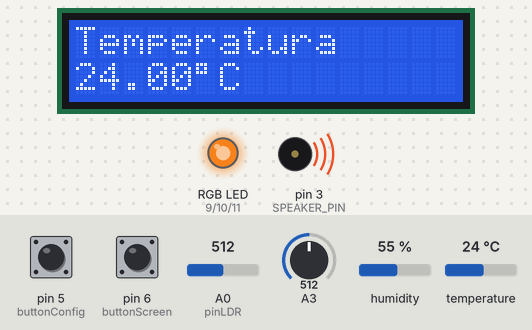
This sketch was run on a simulated Arduino Uno, built with avr-gcc and run on an emulated ATmega328P. Parts: 16×2 character LCD, an RGB LED mixed from three pins (HIGH = lit), buzzer (waves = sounding). The test bench sets the inputs (shaded band); at power-on: pin 6 (buttonScreen) HIGH, pin 5 (buttonConfig) HIGH, A0 (pinLDR) = 512, A3 = 512, humidity 55 %, temperature 24 °C. The local clock reads 2024-03-15 10:24:30 at power-on unless the sketch sets it; EEPROM starts erased; what the sketch prints to the serial monitor is not drawn.

Above: at 18.2 s.
18.3 s: pin 6 (buttonScreen) pulled LOW for 0.15 s
At 19.2 s:
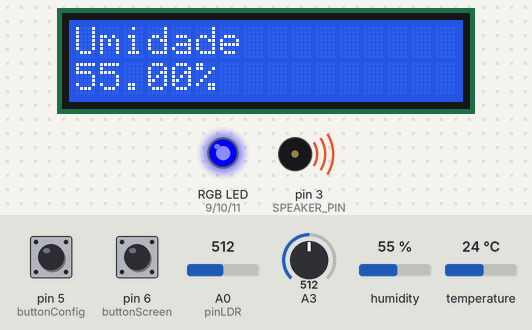
19.9 s: pin 6 (buttonScreen) pulled LOW for 1 s
At 21.5 s:
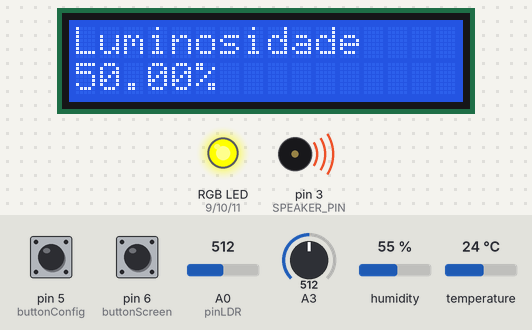
22.4 s: pin 5 (buttonConfig) pulled LOW for 0.15 s
24.0 s: pin 6 (buttonScreen) pulled LOW for 0.15 s
At 25.0 s:
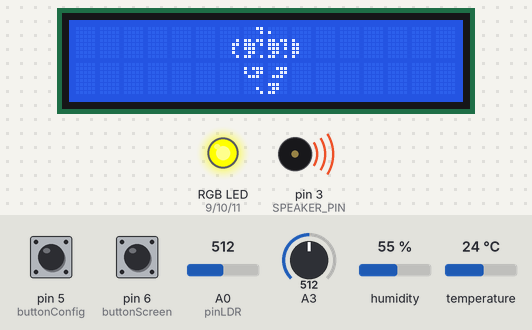
25.7 s: pin 5 (buttonConfig) pulled LOW for 1 s
At 27.5 s:
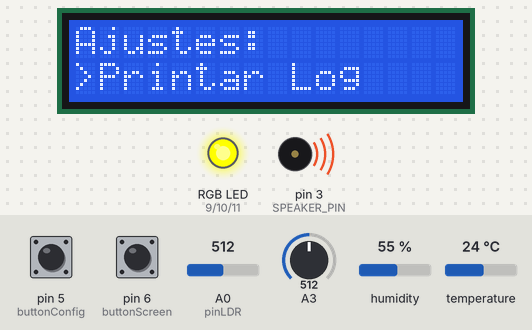
30.3 s: pin 5 (buttonConfig) pulled LOW for 3.2 s
At 35.64 s:
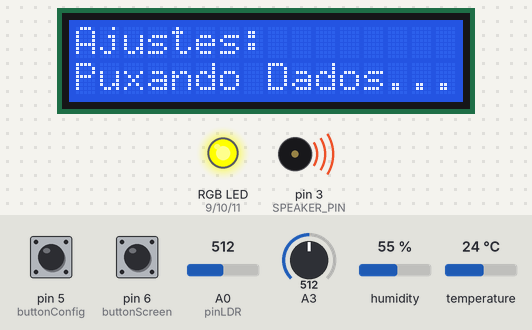
Timing chart, 0 to 37.1 s (numbered marks = the images above; inputs shaded):
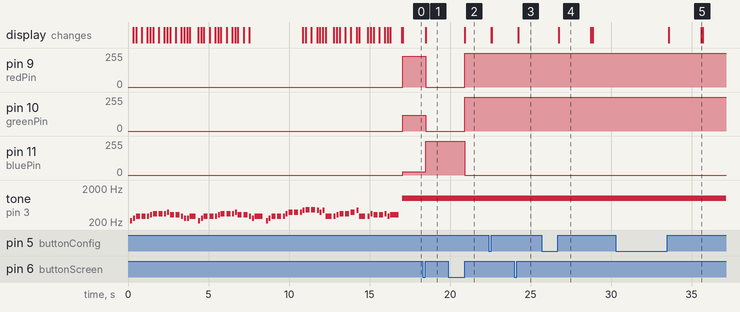

The sketch:

SourceCode.ino
```cpp
#include <Wire.h>
#include <LiquidCrystal_I2C.h>
#include "RTClib.h"
#include <DHT.h>
#include <EEPROM.h>
#include "pitches.h"

// Definir se o código está sendo executado em um sistema real (1) ou no simulador (0)
#define IS_REAL_SYSTEM 0

#define col 16     // Número de colunas do display
#define lin 2      // Número de linhas do display
#define ende 0x27  // Endereço do display

#define DHTPIN 7  // Pino do sensor DHT
#if IS_REAL_SYSTEM
#define DHTTYPE DHT11  // Tipo de sensor DHT para versão real
RTC_DS3231 rtc;        // RTC para sistema real
#else
#define DHTTYPE DHT22  // Tipo de sensor DHT para versão Wokwi
RTC_DS1307 rtc;                    // RTC para simulador Wokwi
#endif

#define SPEAKER_PIN 3  // Pino do Buzzer

DHT dht(DHTPIN, DHTTYPE);  // Inicializa o sensor DHT

// Array de dias da semana, embora não seja utilizado mais no código
char daysOfTheWeek[7][12] = { "Domingo", "Segunda", "Terça", "Quarta", "Quinta", "Sexta", "Sábado" };

LiquidCrystal_I2C lcd(ende, col, lin);  // Inicializa o display LCD

const int redPin = 9;        // Pino do LED vermelho
const int greenPin = 10;     // Pino do LED verde
const int bluePin = 11;      // Pino do LED azul
const int buttonScreen = 6;  // Pino do botão de tela
const int buttonConfig = 5;  // Pino do botão de configuração
const int pinLDR = A0;       // Pino do Photo-Resistor

// Parte Sonora:
int melodyPirate[] = {
  NOTE_A3, NOTE_C4, NOTE_D4, NOTE_D4, NOTE_D4, NOTE_E4, NOTE_F4, NOTE_F4, NOTE_F4, NOTE_G4, NOTE_E4, NOTE_E4, NOTE_D4, NOTE_C4, NOTE_C4, NOTE_D4,
  NOTE_A3, NOTE_C4, NOTE_D4, NOTE_D4, NOTE_D4, NOTE_E4, NOTE_F4, NOTE_F4, NOTE_F4, NOTE_G4, NOTE_E4, NOTE_E4, NOTE_D4, NOTE_C4, NOTE_D4,
  NOTE_A3, NOTE_C4, NOTE_D4, NOTE_D4, NOTE_D4, NOTE_F4, NOTE_G4, NOTE_G4, NOTE_G4, NOTE_A4, NOTE_AS4, NOTE_AS4, NOTE_A4, NOTE_G4, NOTE_A4, NOTE_D4,
  NOTE_D4, NOTE_E4, NOTE_F4, NOTE_F4, NOTE_G4, NOTE_A4, NOTE_D4, NOTE_D4, NOTE_F4, NOTE_E4, NOTE_E4, NOTE_F4, NOTE_D4, NOTE_E4
};

float noteDurationsPirate[] = {
  2, 2, 1, 1, 2, 2, 1, 1, 2, 2, 1, 1, 2, 2, 2, 0.67, 2, 2, 1, 1, 2, 2, 1, 1, 2, 2, 1, 1, 2, 2,
  0.5, 2, 2, 1, 1, 2, 2, 1, 1, 2, 2, 1, 1, 2, 2, 2, 0.67, 2, 2, 1, 1, 1, 2, 0.67, 2, 2, 1, 1, 2, 2, 0.5
};

// Símbolo de graus Celsius:
byte degreesSymbol[8] = {
  0b11100,
  0b10100,
  0b11100,
  0b00000,
  0b00000,
  0b00000,
  0b00000,
  0b00000
};

// Função para definir a cor do LED RGB
void setColor(int red, int green, int blue) {
  analogWrite(redPin, red);
  analogWrite(greenPin, green);
  analogWrite(bluePin, blue);
}

// Função para simular a luminosidade
float fakeLuminosity() {
  int potValue = analogRead(A3);
  return map(potValue, 0, 1023, 0, 100);
}

int currentScreen;                        // Tela atual
int buttonScreenState = 0;                // Estado do botão de tela
int lastButtonScreenState = 0;            // Último estado do botão de tela
int buttonConfigState = 0;                // Estado do botão de configuração
int lastButtonConfigState = 0;            // Último estado do botão de configuração
bool configMode = false;                  // Modo de configuração
int tempUnit = 0;                         // Unidade de temperatura
int callLog = 0;                          // Chamada de log
unsigned long screenButtonPressTime = 0;  // Tempo de pressionamento do botão de tela
const int holdTime = 3000;                // Tempo necessário para ativar a tela 3 (3 segundos)

// Configuração do intervalo por millis()
unsigned long writeDelay = 0;
unsigned long logDelay = 0;
const long interval = 5000;  // Intervalo de 5 segundos

// Configurações da EEPROM
const int maxRecords = 64;                 // Máximo de registros
const int recordSize = 10;                 // Tamanho de cada registro em bytes
int startAddress = 0;                      // Endereço inicial
int endAddress = maxRecords * recordSize;  // Endereço final
int currentAddress = 0;                    // Endereço atual

int lastLoggedMinute = -1;  // Último minuto registrado

void setup() {
  currentScreen = 0;   // Inicializa a tela atual
  Serial.begin(9600);  // Inicializa a comunicação serial
  Serial.println("Sistema Inicializado!");

  pinMode(redPin, OUTPUT);                            // Define o pino do LED vermelho como saída
  pinMode(greenPin, OUTPUT);                          // Define o pino do LED verde como saída
  pinMode(bluePin, OUTPUT);                           // Define o pino do LED azul como saída
  pinMode(buttonScreen, INPUT_PULLUP);                // Define o pino do botão de tela como entrada com pull-up
  pinMode(buttonConfig, INPUT_PULLUP);                // Define o pino do botão de configuração como entrada com pull-up
  lastButtonScreenState = digitalRead(buttonScreen);  // Lê o estado inicial do botão de tela
  lastButtonConfigState = digitalRead(buttonConfig);  // Lê o estado inicial do botão de configuração

  dht.begin();  // Inicializa o sensor DHT

  if (!rtc.begin()) {  // Verifica se o RTC está presente
    Serial.println("RTC não encontrado");
    while (1);  // Se não encontrado, entra em loop infinito
  }
  rtc.adjust(DateTime(F(__DATE__), F(__TIME__)));  // Ajusta o RTC com a data e hora de compilação

  lcd.init();                      // Inicializa o display LCD
  lcd.backlight();                 // Liga a luz de fundo do display
  lcd.clear();                     // Limpa o display
  playMelodyPirateAndShipGoing();  // Toca a melodia inicial
  lcd.clear();                     // Limpa o display novamente
  EEPROM.begin();                  // Inicializa a EEPROM
}

void loop() {
  unsigned long currentMillis = millis();  // Obtém o tempo atual em milissegundos

  buttonScreenState = digitalRead(buttonScreen);  // Lê o estado do botão de tela
  buttonConfigState = digitalRead(buttonConfig);  // Lê o estado do botão de configuração

  float temp;                                  // Variável para armazenar a temperatura
  float temperatureC = dht.readTemperature();  // Lê a temperatura em Celsius do sensor DHT

  switch (tempUnit) {
    case 0:  // Celsius
      temp = temperatureC;
      break;
    case 1:  // Fahrenheit
      temp = (temperatureC * 1.8) + 32;
      break;
    case 2:  // Kelvin
      temp = temperatureC + 273.15;
      break;
    default:
      temp = NAN;  // Define como NaN (Not a Number) para indicar erro
      break;
  }

  float humid = dht.readHumidity();       // Lê a umidade do sensor DHT
  float luminosity = analogRead(pinLDR);  // Lê a luminosidade do Photo-Resistor

#if IS_REAL_SYSTEM
  float lumen = map(luminosity, 0, 512, 0, 100);  // Mapeia a luminosidade para um valor entre 0 e 100
#else
  float lumen = fakeLuminosity();  // Usa a função de luminosidade falsa no simulador
#endif

  // Definir a faixa de temperatura
  float minTemp = 15.0;      // Temperatura mínima
  float maxTemp = 25.0;      // Temperatura máxima
  float maxHumidity = 50;    // Umidade máxima
  float minHumidity = 30;    // Umidade mínima
  float maxLuminosity = 30;  // Luminosidade máxima

  DateTime now = rtc.now();  // Obtém a data e hora atual do RTC

  // Verifica se os valores estão fora dos limites definidos
  if (temperatureC < minTemp || temperatureC > maxTemp || humid < minHumidity || humid > maxHumidity || lumen > maxLuminosity) {
    if (currentMillis - writeDelay >= interval) {
      writeDelay = currentMillis;
      int tempCInt = (int)(temperatureC * 100);  // Converte a temperatura para inteiro
      int humidInt = (int)(humid * 100);         // Converte a umidade para inteiro
      int lumenInt = (int)(lumen * 100);         // Converte a luminosidade para inteiro

      EEPROM.put(currentAddress, now.unixtime());  // Armazena o timestamp na EEPROM
      EEPROM.put(currentAddress + 4, tempCInt);    // Armazena a temperatura na EEPROM
      EEPROM.put(currentAddress + 6, humidInt);    // Armazena a umidade na EEPROM
      EEPROM.put(currentAddress + 8, lumenInt);    // Armazena a luminosidade na EEPROM
      getNextAddress();                            // Obtém o próximo endereço para armazenamento
    }
    tone(SPEAKER_PIN, 1000, 500);  // Emite um som no buzzer
  }

  const int debounceDelay = 50;        // Tempo de debounce para os botões
  unsigned long lastDebounceTime = 0;  // Último tempo de debounce
  unsigned long configStartTime;       // Tempo de início da configuração
  int configEndTime = 2000;            // Tempo de fim da configuração

  // Verifica se o botão de tela foi pressionado
  if (buttonScreenState != lastButtonScreenState && buttonScreenState == HIGH) {
    if (millis() - lastDebounceTime > debounceDelay) {
      configMode = false;                       // Sai do modo de configuração
      lcd.clear();                              // Limpa o display
      currentScreen = (currentScreen + 1) % 4;  // Alterna entre as telas
      lastDebounceTime = millis();              // Atualiza o tempo de debounce
    }
  }
  lastButtonScreenState = buttonScreenState;  // Atualiza o estado do botão de tela

  // Verifica se o botão de configuração foi pressionado
  if (buttonConfigState != lastButtonConfigState && buttonConfigState == HIGH) {
    if (millis() - lastDebounceTime > debounceDelay) {
      lcd.clear();                  // Limpa o display
      lastDebounceTime = millis();  // Atualiza o tempo de debounce
      if (!configMode) {
        configMode = true;           // Entra no modo de configuração
        configStartTime = millis();  // Atualiza o tempo de início da configuração
      } else {
        configStartTime = millis();  // Atualiza o tempo de início da configuração
        switch (currentScreen) {
          case 0:
            tempUnit = (tempUnit > 1) ? 0 : tempUnit + 1;  // Alterna entre as unidades de temperatura
            break;
          case 3:
            callLog = (callLog > 0) ? 0 : callLog + 1;  // Alterna entre as opções de log
            break;
        }
      }
    }
  }

  lastButtonConfigState = buttonConfigState;  // Atualiza o estado do botão de configuração

  // Exibir a tela correspondente
  if (configMode) {
    switch (currentScreen) {
      case 0:  // Tela de configuração para temperatura
        lcd.setCursor(0, 0);
        lcd.print("Escala:");
        lcd.setCursor(0, 1);
        switch (tempUnit) {  // Exibe a unidade de temperatura selecionada
          case 0:
            lcd.print(">Celsius   ");
            break;
          case 1:
            lcd.print(">Farenheit");
            break;
          case 2:
            lcd.print(">Kelvin    ");
            break;
        }
        break;
      case 3:  // Tela de configuração para o Menu
        lcd.setCursor(0, 0);
        lcd.print("Ajustes:");
        lcd.setCursor(0, 1);
        switch (callLog) {
          case 0:  // Printar Log
            lcd.print(">Printar Log");
            if (millis() - configStartTime >= configEndTime) {
              lcd.setCursor(0, 1);
              lcd.print("Puxando Dados...");
              get_current(temperatureC, humid, lumen);  // Chama a função get_current() após 5 segundos
              configMode = false;                       // Sai do modo de configuração
              lcd.clear();                              // Limpa a tela
            }
            break;
          case 1:  // Chamar EEPROM
            lcd.print(">Chamar EEPROM");
            if (millis() - configStartTime >= configEndTime) {
              lcd.setCursor(0, 1);
              lcd.print("Puxando Dados...");
              get_log();           // Chama a função get_log() após 5 segundos
              configMode = false;  // Sai do modo de configuração
              lcd.clear();         // Limpa a tela
            }
            break;
        }
        break;
      default:
        configEndTime = 0;
        configMode = false;
    }
    if (millis() - configStartTime >= configEndTime) {
      configMode = false;
      lcd.clear();
    }

  } else {
    switch (currentScreen) {  // Exibe a tela correspondente
      case 0:                 // Tela de temperatura
        lcd.createChar(5, degreesSymbol);
        lcd.setCursor(0, 0);
        lcd.print("Temperatura");
        lcd.setCursor(0, 1);
        lcd.print(temp);
        switch (tempUnit) {
          case 0:  // Celsius
            lcd.write(5);
            lcd.print("C  ");
            break;
          case 1:  // Fahrenheit
            lcd.write(5);
            lcd.print("F  ");
            break;
          case 2:  // Kelvin
            lcd.print("K   ");
            break;
        }

        {
          // Mapear a temperatura para os valores das cores
          int red = map(temperatureC, minTemp, maxTemp, 0, 255);
          int blue = map(temperatureC, minTemp, maxTemp, 255, 0);
          int green = 120;
          // Garantir que os valores estejam dentro do intervalo (0-255)
          red = constrain(red, 0, 255);
          blue = constrain(blue, 0, 255);
          // Atualizar a cor do LED RGB
          setColor(red, green, blue);
        }
        break;
      case 1:  // Tela de umidade
        lcd.setCursor(0, 0);
        lcd.print("Umidade");
        lcd.setCursor(0, 1);
        lcd.print(humid);
        lcd.print("%  ");

        {
          int white;  // Declarar a variável 'white' fora do if-else

          if (humid > maxHumidity) {
            // Se a umidade for maior que o máximo, o valor de 'white' será mapeado de 255 para 0
            white = map(humid, minHumidity, maxHumidity, 255, 0);
          } else if (humid < minHumidity) {
            // Se a umidade for menor que o mínimo, o valor de 'white' será mapeado de 0 para 255
            white = map(humid, minHumidity, maxHumidity, 0, 255);
          } else {
            // Se a umidade estiver no intervalo entre minHumidity e maxHumidity, a cor será branca
            white = 255;
          }

          // Garantir que o valor de 'white' esteja dentro do intervalo de 0 a 255
          white = constrain(white, 0, 255);

          // Configurar a cor com base no valor de 'white'
          setColor(white, white, 255);  // Aqui você pode ajustar os valores de R, G, B como desejar
        }

        break;
      case 2:
        lcd.setCursor(0, 0);
        lcd.print("Luminosidade");
        lcd.setCursor(0, 1);
        lcd.print(lumen);
        lcd.print("%  ");
        {
          // Luminosidade: 0-20% Branco (255,255,255) → 30% Amarelo (255,255,0)
          int yellow = map(lumen, (maxLuminosity - 10), maxLuminosity, 255, 0);
          yellow = constrain(yellow, 0, 255);
          int white = map(lumen, 0, maxLuminosity - 10, 255, 0);
          white = constrain(white, 0, 255);
          setColor(255, 255, yellow);  // Transição de branco para amarelo
        }
        break;
      case 3:
        IconMenu();  // Chama a função IconMenu() para exibir o menu com ícones, podendo ser trocado pelo TextMenu()
        break;
    }

    if (currentMillis - logDelay >= interval) {
      logDelay = currentMillis;
    }
  }
}

// Função para obter o próximo endereço de armazenamento na EEPROM
void getNextAddress() {
  currentAddress += recordSize;
  if (currentAddress >= endAddress) {
    currentAddress = startAddress;  // Volta para o começo se atingir o limite
  }
}

// Função para obter as medidas atuais
void get_current(float temperatureC, float humid, float luminosity) {
  // Imprime cabeçalho para as medidas atuais
  Serial.println("Current measures");
  Serial.println("Timestamp\t\tTemperature\tHumidity\tLuminosity");

  // Obtém a data e hora atual do RTC
  DateTime now = rtc.now();

  // Verifica se os dados são válidos antes de imprimir
  if (now.unixtime() != 0xFFFFFFFF) {  // 0xFFFFFFFF é o valor padrão de uma EEPROM não inicializada
    // Converte o timestamp para um objeto DateTime
    DateTime dt = DateTime(now.unixtime());
    // Imprime o timestamp completo
    Serial.print(dt.timestamp(DateTime::TIMESTAMP_FULL));
    Serial.print("\t");
    // Imprime a temperatura em Celsius
    Serial.print(temperatureC);
    Serial.print(" C\t\t");
    // Imprime a umidade
    Serial.print(humid);
    Serial.print(" %\t\t");
    // Imprime a luminosidade
    Serial.print(luminosity);
    Serial.println(" %");
  }
}

// Função para obter os registros armazenados na EEPROM
void get_log() {
  // Imprime cabeçalho para os dados armazenados na EEPROM
  Serial.println("Data stored in EEPROM:");
  Serial.println("Timestamp\t\tTemperature\tHumidity\tLuminosity");

  // Itera sobre os endereços da EEPROM para ler os registros
  for (int address = startAddress; address < endAddress; address += recordSize) {
    long timeStamp;
    int tempInt, humiInt, lumenInt;

    // Ler dados da EEPROM
    EEPROM.get(address, timeStamp);
    EEPROM.get(address + 4, tempInt);
    EEPROM.get(address + 6, humiInt);
    EEPROM.get(address + 8, lumenInt);

    // Converter valores para float
    float temperature = tempInt / 100.0;
    float humidity = humiInt / 100.0;
    float luminosity = lumenInt / 100.0;

    // Verificar se os dados são válidos antes de imprimir
    if (timeStamp != 0xFFFFFFFF) {  // 0xFFFFFFFF é o valor padrão de uma EEPROM não inicializada
      // Converte o timestamp para um objeto DateTime
      DateTime dt = DateTime(timeStamp);
      // Imprime o timestamp completo
      Serial.print(dt.timestamp(DateTime::TIMESTAMP_FULL));
      Serial.print("\t");
      // Imprime a temperatura em Celsius
      Serial.print(temperature);
      Serial.print(" C\t\t");
      // Imprime a umidade
      Serial.print(humidity);
      Serial.print(" %\t\t");
      // Imprime a luminosidade
      Serial.print(luminosity);
      Serial.println(" %");
    }
  }
}

//Versão do menu sem ícones
void TextMenu() {
  // Define o cursor na posição inicial da primeira linha do LCD
  lcd.setCursor(0, 0);
  // Imprime o título do menu
  lcd.print("- Mar de Vinho -");
  // Define o cursor na posição inicial da segunda linha do LCD
  lcd.setCursor(0, 1);
  // Imprime a opção de menu
  lcd.print("    [MENU]");
}

// Versão do menu com ícones
void IconMenu() {
  // Define os bytes para os caracteres personalizados
  byte name1x15[] = { 0x00, 0x00, 0x00, 0x00, 0x00, 0x00, 0x00, 0x00 };
  byte name0x6[] = { 0x00, 0x00, 0x00, 0x01, 0x03, 0x02, 0x02, 0x01 };
  byte name0x7[] = { 0x03, 0x01, 0x00, 0x1B, 0x1D, 0x1C, 0x0C, 0x19 };
  byte name0x8[] = { 0x00, 0x10, 0x00, 0x1B, 0x1D, 0x1D, 0x0C, 0x19 };
  byte name0x9[] = { 0x00, 0x00, 0x00, 0x10, 0x18, 0x18, 0x18, 0x10 };
  byte name1x7[] = { 0x00, 0x17, 0x13, 0x0E, 0x00, 0x00, 0x02, 0x01 };
  byte name1x8[] = { 0x00, 0x07, 0x03, 0x0E, 0x00, 0x1C, 0x0C, 0x18 };

  // Cria e exibe os caracteres personalizados no LCD
  lcd.createChar(0, name1x15);
  lcd.setCursor(15, 1);
  lcd.write(0);

  lcd.createChar(1, name0x6);
  lcd.setCursor(6, 0);
  lcd.write(1);

  lcd.createChar(2, name0x7);
  lcd.setCursor(7, 0);
  lcd.write(2);

  lcd.createChar(3, name0x8);
  lcd.setCursor(8, 0);
  lcd.write(3);

  lcd.createChar(4, name0x9);
  lcd.setCursor(9, 0);
  lcd.write(4);

  lcd.createChar(5, name1x7);
  lcd.setCursor(7, 1);
  lcd.write(5);

  lcd.createChar(6, name1x8);
  lcd.setCursor(8, 1);
  lcd.write(6);
}

// Função para tocar a melodia inicial
void playMelodyPirateAndShipGoing() {
  // Chama a função para criar o navio no LCD
  ship();
  // Define o cursor na posição inicial da segunda linha do LCD
  lcd.setCursor(27, 1);
  // Imprime o texto "Wine Sea"
  lcd.print("Wine Sea");
  // Toca a melodia nota por nota
  for (int thisNote = 0; thisNote < 61; thisNote++) {
    // Move o display para a direita
    lcd.scrollDisplayRight();

    // Calcula a duração da nota
    float noteDuration = 250 / noteDurationsPirate[thisNote];
    // Toca a nota no buzzer
    tone(SPEAKER_PIN, melodyPirate[thisNote], noteDuration);

    // Calcula o tempo de pausa entre as notas
    int pauseBetweenNotes = noteDuration * 1.40;
    // Aguarda o tempo de pausa
    delay(pauseBetweenNotes);

    // Para de tocar a nota
    noTone(SPEAKER_PIN);
  }
}

// Função para criar o navio no LCD
void ship() {
  // Define os bytes para os caracteres personalizados do navio
  byte name0x0[] = { B01111, B11001, B11001, B01100, B00100, B00100, B00100, B01100 };
  byte name0x1[] = { B11111, B00100, B00100, B10010, B10010, B10010, B10010, B10010 };
  byte name0x2[] = { B11110, B10010, B10011, B01001, B01001, B01001, B01001, B01001 };
  byte name0x3[] = { B00000, B00000, B00000, B00000, B00000, B00110, B00011, B00011 };
  byte name1x0[] = { B11001, B11001, B00111, B00000, B10000, B11111, B11111, B01111 };
  byte name1x1[] = { B00100, B00100, B11111, B01010, B01010, B01010, B11111, B11111 };
  byte name1x2[] = { B10011, B10010, B11110, B00000, B00011, B11111, B11111, B11111 };
  byte name1x3[] = { B00011, B00111, B01111, B11110, B11110, B11100, B11000, B10000 };

  // Cria e exibe os caracteres personalizados do navio no LCD
  lcd.createChar(0, name0x0);
  lcd.setCursor(36, 0);
  lcd.write(byte(0));

  lcd.createChar(1, name0x1);
  lcd.setCursor(37, 0);
  lcd.write(byte(1));

  lcd.createChar(2, name0x2);
  lcd.setCursor(38, 0);
  lcd.write(byte(2));

  lcd.createChar(3, name0x3);
  lcd.setCursor(39, 0);
  lcd.write(byte(3));

  lcd.createChar(4, name1x0);
  lcd.setCursor(36, 1);
  lcd.write(byte(4));

  lcd.createChar(5, name1x1);
  lcd.setCursor(37, 1);
  lcd.write(byte(5));

  lcd.createChar(6, name1x2);
  lcd.setCursor(38, 1);
  lcd.write(byte(6));

  lcd.createChar(7, name1x3);
  lcd.setCursor(39, 1);
  lcd.write(byte(7));
}
```

Measured:
- after the input at 18.3 s, pin 9 (redPin): 229/255 → 0/255 after 0.18 s; pin 10 (greenPin): 120/255 → 0/255 after 0.18 s; pin 11 (bluePin): 26/255 → 255/255 after 0.18 s; the display: changes after 0.18 s (image 1)
- after the input at 19.9 s, pin 9 (redPin), pin 10 (greenPin): 0/255 → 255/255 after 1.0 s; pin 11 (bluePin): 255/255 → 0/255 after 1.0 s; the display: changes after 1.0 s (image 2)
- after the input at 24.0 s, the display: changes after 0.22 s (image 3)
- after the input at 25.7 s, the display: changes after 1.0 s (image 4)
- after the input at 30.3 s, the display: first changes after 3.3 s (image 5 shows a later state)
- by itself, tone on pin 3 (SPEAKER_PIN): plays 220 Hz for 0.13 s, 262 Hz for 0.13 s, 294 Hz for 0.25 s, 294 Hz for 0.25 s, 294 Hz for 0.13 s, 330 Hz for 0.13 s … (62 notes in this stretch)
- what the display in image 4 shows lasts 2.0 s, from 26.7 s to 28.7 s
